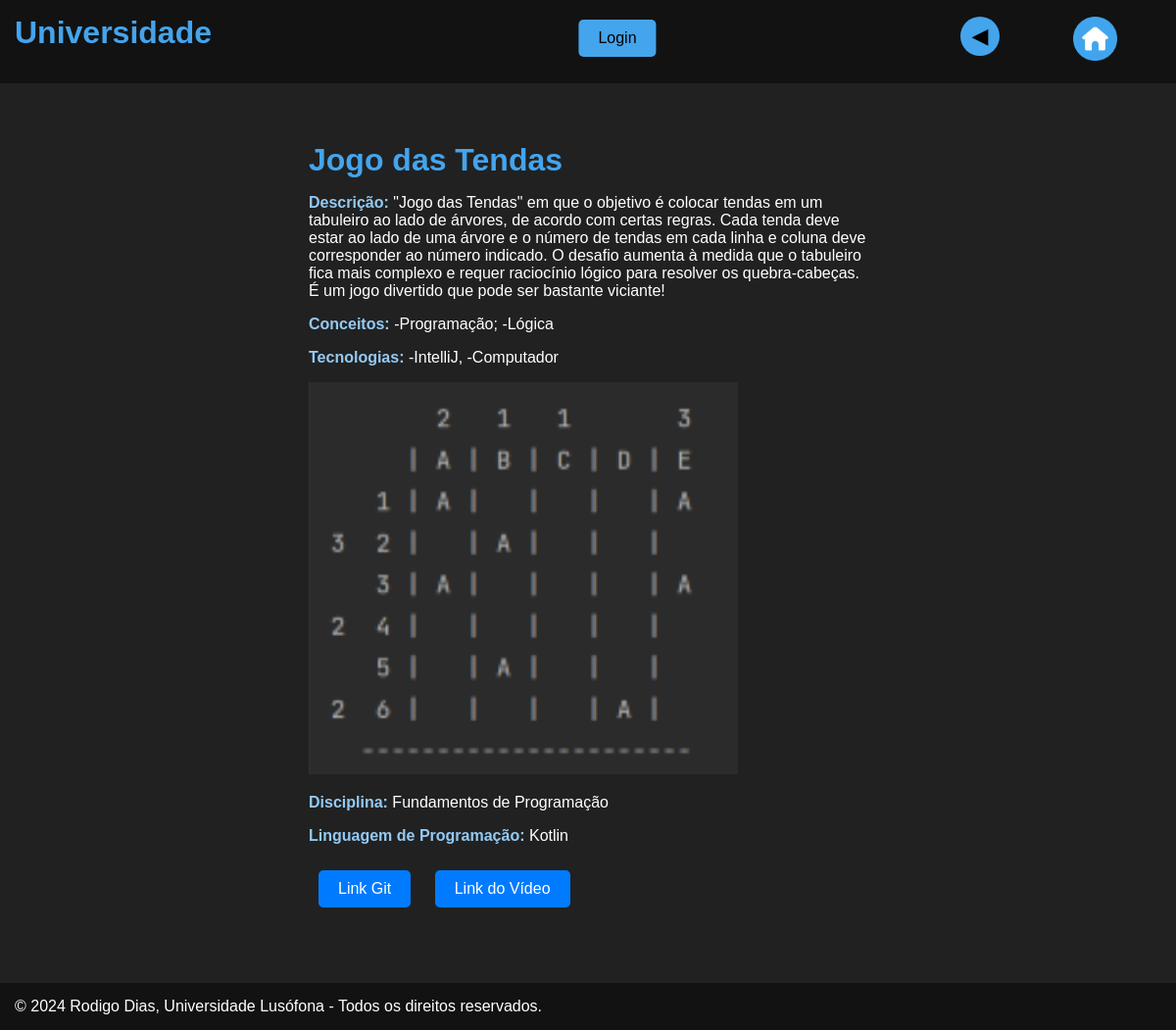
Page /curso/Fundamentos de Programação/projeto/Jogo das Tendas on the committed database.
### curso/models.py (models this page shows, shortened)
class Projeto(models.Model):
    nome = models.CharField(max_length=100)
    descricao = models.TextField()
    conceitos = models.TextField()
    tecnologias = models.TextField()
    imagem = models.ImageField(upload_to='curso/fotos', null = True, blank = True)
    linkGit = models.URLField(max_length=200,default='/default-url/')
    linkVideo = models.URLField(max_length=200,default='/default-url/')
    disciplina = models.OneToOneField(Disciplina,on_delete=models.CASCADE,related_name='projeto')
    linguagemProgramacao = models.ForeignKey(LinguagemProgramacao, on_delete=models.CASCADE, related_name='projetos')

class Disciplina(models.Model):
    nome = models.CharField(max_length=100)
    ano = models.IntegerField()
    semestre = models.CharField(max_length=100)
    ects = models.IntegerField()
    curricularIUnitReadableCode = models.CharField(max_length=100)
    areaCientifica = models.ForeignKey(AreaCientifica, on_delete=models.CASCADE, related_name='disciplinas')
    docentes = models.ManyToManyField(Docente,related_name='disciplinas')
    def __str__(self):
        return f'{self.nome}'

class LinguagemProgramacao(models.Model):
    nome = models.CharField(max_length=100)
    def __str__(self):
        return f'{self.nome}'

### curso/views.py (the view)
# urls.py: path('<str:disciplina>/projeto/<str:projeto>', views.projeto_view, name='projeto'),
def projeto_view(request,disciplina,projeto):
    projeto = Projeto.objects.get(nome=projeto)
    return render(request, "curso/projeto.html", {
        'projeto' : projeto
        })

### curso/templates/curso/projeto.html
{% extends "curso/layout.html" %}
{% block content %}
    <div class="content">
        <h1>{{ projeto.nome }}</h1>
        <div class="project-info">
            <p><strong>Descrição:</strong> {{ projeto.descricao }}</p>
            <p><strong>Conceitos:</strong> {{ projeto.conceitos }}</p>
            <p><strong>Tecnologias:</strong> {{ projeto.tecnologias }}</p>
            {% if projeto.imagem %}
            <img src="{{ projeto.imagem.url }}" alt="Imagem do Projeto">
            {% endif %}
            <p><strong>Disciplina:</strong> {{ projeto.disciplina }}</p>
            <p><strong>Linguagem de Programação:</strong> {{ projeto.linguagemProgramacao }}</p>
            <a href="{{ projeto.linkGit }}" class="git-btn">Link Git</a>
            <a href="{{ projeto.linkVideo }}" class="video-btn">Link do Vídeo</a>
        </div>
    </div>
{% endblock %}

### static/curso/style.css (style rules this page uses)
body { margin: 0px; padding: 0px; font-family: Arial, "Helvetica Neue", Helvetica, sans-serif; font-size: medium; background: #212121; }
h1 { margin: 15px; color: #44a4ec; }
a { text-decoration: none; color: #94caf4; margin: 20px; }
.curso-btn, .projeto-btn, .git-btn, .video-btn, .btn-novo { display: inline-block; padding: 10px 20px; margin: 10px; background-color: #007bff; color: #fff; text-decoration: none; border-radius: 5px; }
.curso-info, .disciplina-info, .project-info { margin: 15px; }
strong { color:#94caf4; }
.content { margin-top: 130px; padding-bottom: 100px; width: 50%; position:absolute; left: 50%; transform: translateX(-50%); color: white; }
.project-info img { max-height: 400px; width: auto; }

### rows in the picture
Projeto: nome "Jogo das Tendas", descricao "\"Jogo das Tendas\" em que o objetivo é colocar tendas em um tabuleiro ao lado de árvores, de acordo com certas regras. Cada tenda deve estar ao lado de uma árvore e o número de tendas em cada linha e coluna deve corresponder ao número indicado. O desafio aumenta à medida que o tabuleiro fica mais complexo e requer raciocínio lógico para resolver os quebra-cabeças. É um jogo divertido que pode ser bastante viciante!", conceitos "-Programação; -Lógica", tecnologias "-IntelliJ, -Computador", imagem (picture), disciplina "Fundamentos de Programação", linguagemProgramacao "Kotlin"
